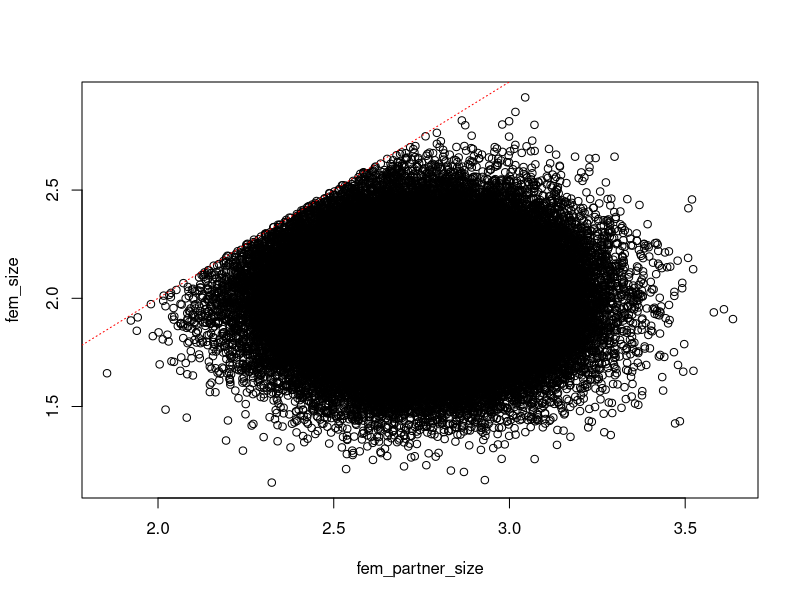

Here is the R script that generated this plot:
rm(list=ls())

pop_fem <- 100000 #nb individus pop femelle
pop_mal <- 100000 #nb individus pop male

fem_num <- 1:pop_fem #vecteur contenant les numeros des femelles
mal_num <- 1:pop_mal #vecteur contenant les numeros des males

fem_size <- rnorm(pop_fem,mean=2,sd=0.2) #vecteur avec tailles des femelles (loi normale)
mal_size <- rnorm(pop_mal,mean=2.75,sd=0.2) #vecteur avec tailles des males (loi normale)

fem_partner <- rep(0,pop_fem) #vecteur avec numero du partenaire
mal_partner <- numeric(pop_mal) #vecteur avec numero de la partenaire

fem_partner_size <- numeric(pop_fem) #vecteur avec la taille du partenaire male

i <- 1
while(i <= pop_fem){#on regarde toute la pop
  i2 <- 1
  while(fem_partner[i]==0){ #tant que la femelle n'a pas de partenaire
  
    mal_rand <- sample(mal_num,1) #on tire un male au hasard

    if(fem_size[i] <= mal_size[mal_rand] & mal_partner[mal_rand]==0){#si la taille de la femelle <= à celle du male et que le male n'a pas de partenaire
      fem_partner[i] <- mal_rand 
      fem_partner_size[i] <- mal_size[mal_rand]
      mal_partner[mal_rand] <- i
    }
    if(i2 > pop_mal) fem_partner[i] <- -1 #si plus de male, boucle suivante
    i2 <- i2+1
  }
  i <- i+1
}
plot(fem_partner_size,fem_size)
abline(0,1, col = "red", lty = 3)
